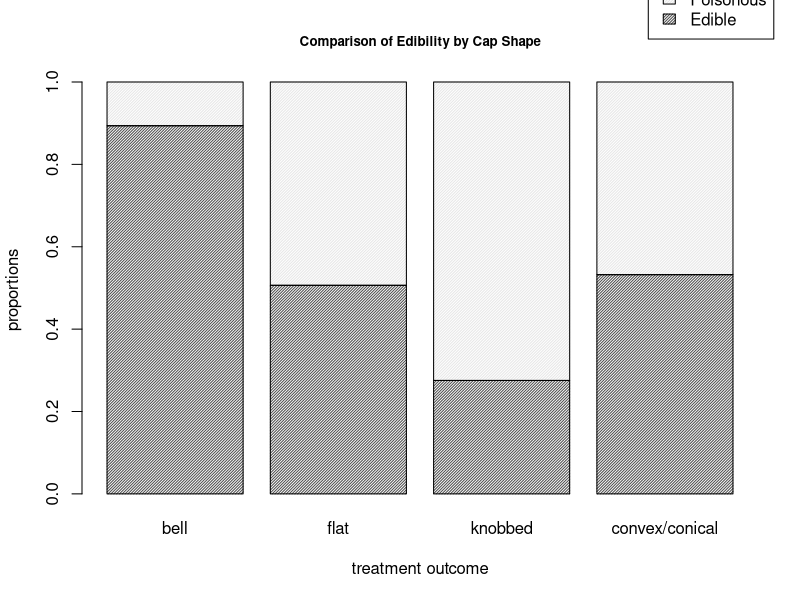

Generate this figure with R: (Note: this script raises an error after producing the figure.)
###### Practical 2
###### Mushrooms

# We create a matrix with the data in.
mushroom_data <- matrix( c(101, 399, 57, 487,
                           12, 389, 150, 428 ), byrow = TRUE, ncol = 4 )

# Add dimension names as follows.
dimnames( mushroom_data ) <- list( Edibility = c("Edible", "Poisonous"),
                                   Cap_Shape = c("bell", "flat", "knobbed",
                                                 "convex/conical") )
# Have a look.
mushroom_data


# Let's look at the proportion of each shape of mushroom that are
# edible or poisonous.
mushroom_table <- addmargins( mushroom_data, 2, FUN = mean )
mushroom_table <- prop.table( mushroom_table, 2 )
mushroom_table <- addmargins(mushroom_table, 1 )
mushroom_table

# Let's perform a chi-square test.
chisq.test( mushroom_data )

# Barplot
barplot( prop.table( mushroom_data, margin = 2 ), density = 50,
         main = "Comparison of Edibility by Cap Shape", cex.main = 0.8,
         xlab = "treatment outcome", ylab = "proportions",
         legend.text = T, args.legend = list( x = 5.1, y = 1.25 ) )


# Sieve diagram
sieve( mushroom_data )


# Much can be drawn form this diagram. For example,
# we can see that there are far more edible bell mushrooms in our
# sample than would be expected under an assumption of independence.


chisq_Mush <- chisq.test( mushroom_data )
chisq_Mush

chisq_Mush$residuals
chisq_Mush$stdres

G2 <- function( data ){
  # computes the G2 test of independence
  # for a two-way contingency table of
  # data: IxJ matrix
  X2 <- chisq.test( data )
  Ehat <- X2$expected
  df <- X2$parameter
  term.G2 <- data * log( data / Ehat )
  term.G2[data==0] <- 0 # Because if data == 0, we get NaN
  Gij <- 2 * term.G2 # Individual cell contributions to G2 statistic.
  dev_res <- sign( data - Ehat ) * sqrt( abs( Gij ) )
  G2 <- sum( Gij ) # G2 statistic
  p <- 1 - pchisq( G2, df )
  return( list( G2 = G2, df = df, p.value = p,
                Gij = Gij, dev_res = dev_res ) )
}


G2mush <- G2( mushroom_data )
G2mush$p.value
G2mush$dev_res
G2mush$Gij

OR <- function( M ){ ( M[1,1] * M[2,2] ) / ( M[1,2] * M[2,1] ) }


nominal_OR <- function( M, ref_x = nrow( M ), ref_y = ncol( M ) ){
  # I and J
  I <- nrow(M)
  J <- ncol(M)
  # Odds ratio matrix.
  OR_reference_IJ <- matrix( NA, nrow = I, ncol = J )
  for( i in 1:I ){
    for( j in 1:J ){
      OR_reference_IJ[i,j] <- OR( M = M[c(i,ref_x), c(j,ref_y)] )
    }
  }
  OR_reference <- OR_reference_IJ[-ref_x, -ref_y, drop = FALSE]
  return(OR_reference)
}

nominal_OR(mushroom_data)

mosaic( mushroom_data,
        gp = shading_hcl,
        residuals_type = "Pearson" )


linear.trend <- function( table, x, y ){
  # linear trend test for a 2-way table
  # PARAMETERS:
  # freq: vector of the frequencies, given by rows
  # NI: number of rows
  # NJ: number of columns
  # x: vector of row scores
  # y: vector of column scores
  # RETURNS:
  # r: Pearson’s sample correlation
  # M2: test statistic
  # p.value: two-sided p-value of the asymptotic M2-test
  NI <- nrow( table )
  NJ <- ncol( table )
  rowmarg <- addmargins( table )[,NJ+1][1:NI]
  colmarg <- addmargins( table )[NI+1,][1:NJ]
  n <- addmargins( table )[NI+1,NJ+1]
  xmean <- sum( rowmarg * x ) / n
  ymean <- sum( colmarg * y ) / n
  xsq <- sqrt( sum( rowmarg * ( x - xmean )^2 ) )
  ysq <- sqrt( sum( colmarg * ( y - ymean )^2 ) )
  r <- sum( ( x - xmean ) %*% table %*% ( y - ymean ) ) / ( xsq * ysq )
  M2 = (n-1)*r^2
  p.value <- 1 - pchisq( M2, 1 )
  return( list( r = r, M2 = M2, p.value = p.value ) )
}


DoseResult <- matrix( c(47, 25, 12,
                        36, 22, 18,
                        41, 60, 55), byrow = TRUE, ncol = 3 )
dimnames( DoseResult ) <- list( Dose=c("High",
                                       "Medium",
                                       "Low"),
                                Result=c("Success",
                                         "Partial",
                                         "Failure") )
DoseResultTable <- addmargins(DoseResult)


local_OR <- function( M ){
  # I and J
  I <- nrow(M)
  J <- ncol(M)
  # Odds ratio matrix.
  OR_local <- matrix( NA, nrow = I-1, ncol = J-1 )
  for( i in 1:(I-1) ){
    for( j in 1:(J-1) ){
      OR_local[i,j] <- OR( M = M[c(i,i+1), c(j,j+1)] )
    }
  }
  return(OR_local)
}

global_OR <- function( M ){
  # I and J
  I <- nrow(M)
  J <- ncol(M)
  # Odds ratio matrix.
  OR_global <- matrix( NA, nrow = I-1, ncol = J-1 )
  for( i in 1:(I-1) ){
    for( j in 1:(J-1) ){
      OR_global[i,j] <- OR( M = matrix( c( sum( M[1:i,1:j] ),
                                           sum( M[(i+1):I,1:j] ),
                                           sum( M[1:i,(j+1):J] ),
                                           sum( M[(i+1):I,(j+1):J] ) ),
                                        nrow = 2 ) )
    }
  }
  return(OR_global)
}


local_OR( DoseResult )

global_OR( DoseResult )

ffold_local <- function ( data ){
  # I and J
  I <- nrow(data)
  J <- ncol(data)
  par( mfrow = c(I-1, J-1) )
  for( i in 1:(I-1) ){
    for( j in 1:(J-1) ){
      sub_data <- data[c(i,i+1),c(j,j+1)]
      fourfoldplot( sub_data )
    }
  }
}

# Apply fourfold local OR plot function.
ffold_local( DoseResult )

score_x <- 1:3
score_y <- 1:3
score_xy <- crossprod( t(score_x), t(score_y) )
n <- sum(DoseResult)
sum_xy <- sum( score_xy * DoseResult )
sum_x <- sum( score_x * rowSums(DoseResult) )
sum_y <- sum( score_y * colSums(DoseResult) )
sum_x2 <- sum( score_x^2 * rowSums(DoseResult) )
sum_y2 <- sum( score_y^2 * colSums(DoseResult) )
rxy <- ( n * sum_xy - sum_x * sum_y ) / ( sqrt( n * sum_x2 - sum_x^2 ) * sqrt( n * sum_y2 - sum_y^2 ) )
M2 <- (n-1) * rxy^2
p.value <- 1-pchisq(M2,1)
linear.trend( table = DoseResult, x = score_x, y = score_y )



Titanic
dim( Titanic )
dimnames( Titanic )

Titanic[,, Age="Child", Survived="No"]
margin.table( Titanic, margin = c(1,2) )
margin.table( Titanic, margin = 4 )
nominal_OR( margin.table( Titanic, margin = c(1,2) ) )
local_OR( margin.table( Titanic, margin = c(1,2) ) )
global_OR( margin.table( Titanic, margin = c(1,2) ) )
chisq.test( margin.table( Titanic, margin = c(1,4) ) )

# An unsurprising overwhelming amount of evidence
# that these two are associated.

linear.trend( table = margin.table( Titanic, margin = c(1,4) ),
              x = 1:4, y = 1:2 )
sieve( Titanic )
mosaic( Titanic )
